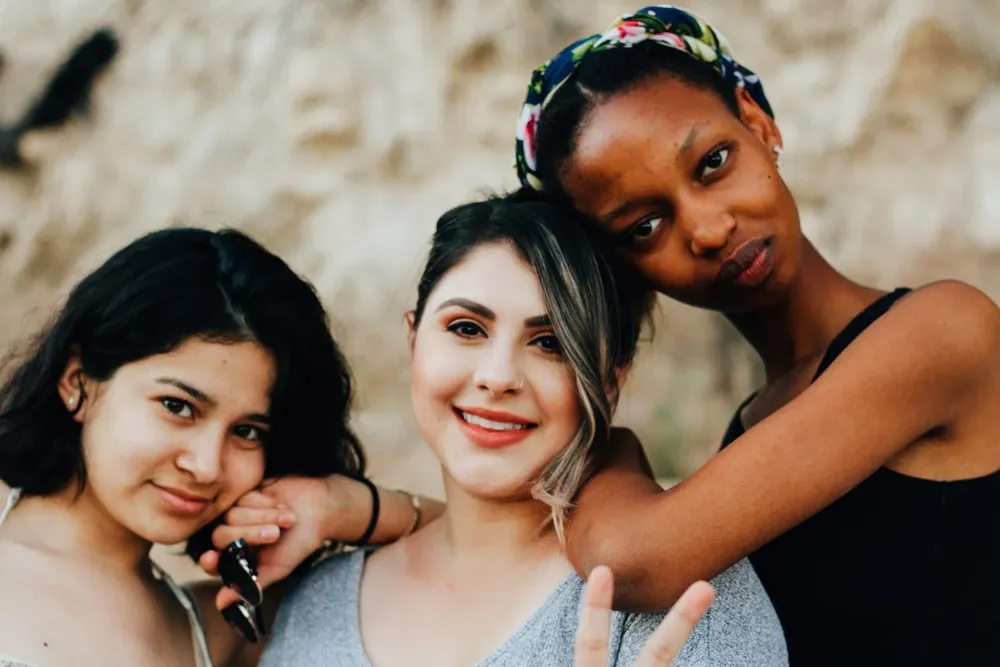
#> input picture MainEngine/Vision/FaceDetection/img.webp, 1000 x 667 px, shrunk from 1500 x 1000 before the run, found by its file name
$ python facedetection.py
#> lines starting #> are read from the running program, lines starting #| are printed output that depends on the picture; after the words box and inside, x2 and y2 are one past the last pixel; in counts of white or black regions, pixels touching at a corner belong together
import cv2
from random import randrange

trained_faces_data = cv2.CascadeClassifier("FaceRecognition\haarcascade_frontalface_default.xml")

img = cv2.imread('FaceRecognition\\img.webp')
#> img is the input picture: shape (667, 1000, 3); mean B, G, R 99.9, 116.3, 136.5

grayscaled_img = cv2.cvtColor(img, cv2.COLOR_BGR2GRAY)
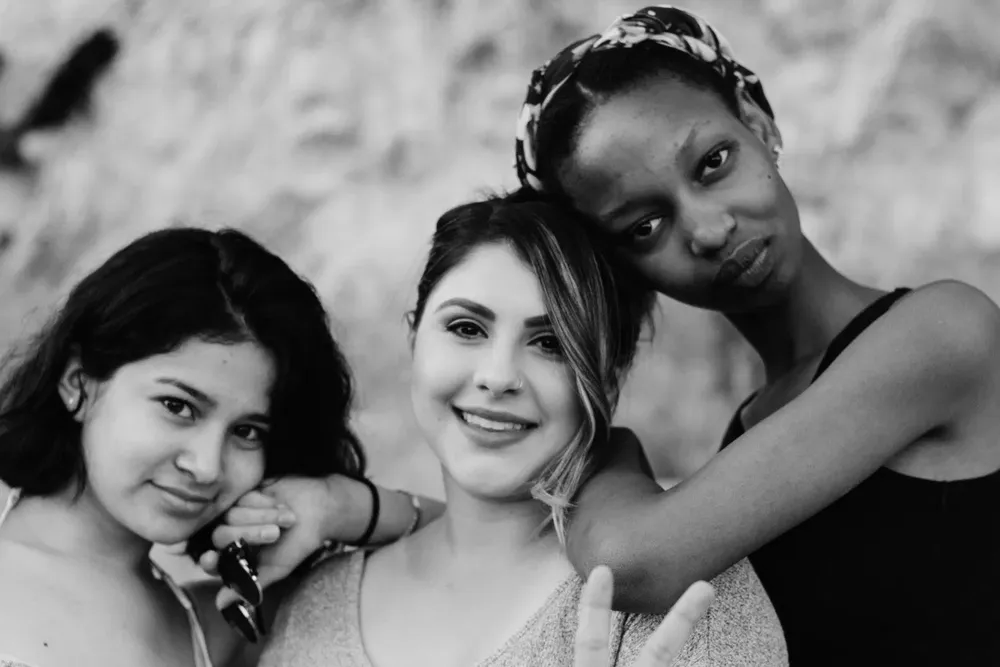
#> grayscaled_img: shape (667, 1000); min 0, max 245, mean 120.5

face_coordinates = trained_faces_data.detectMultiScale(grayscaled_img)
#> face_coordinates = [[390, 249, 221, 221], [96, 335, 215, 215]]

for (x,y,w,h) in face_coordinates:
    cv2.rectangle(img,(x,y),(x+w,y+h),(randrange(256),randrange(256),randrange(256)),4)
    print(x,y,w,h)
#> this loop made 2 passes
#| 390 249 221 221
#| 96 335 215 215
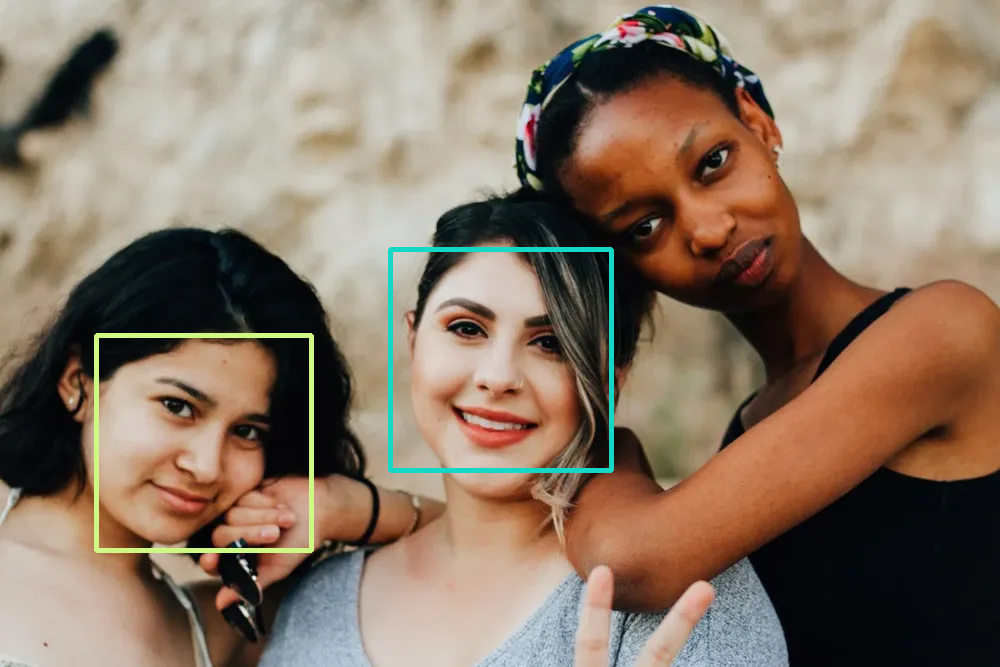
#> img: shape (667, 1000, 3); 1.3% of pixels changed, all inside (x1, y1, x2, y2) = (94, 247, 614, 553)


cv2.imshow("face detection tool",img)
cv2.waitKey()
